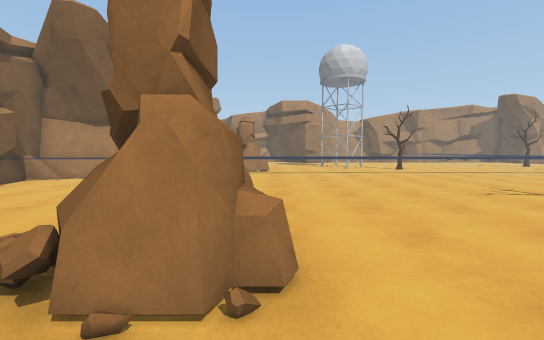
View 1 (above)

18 first-person views from a walk through a scene from a Unity 3-D project. The camera is 1.3 m above the floor, tilts 4° down and sees 90° across. The floor is counted in squares, 1 m on a side. Each view is taken from the middle of a square. On the plan, view 1 faces up. The plan holds only what a view shows up to about 13 squares ahead; the rest is blank. The place goes on beyond the plan. Some animated figures are not drawn.

View 2
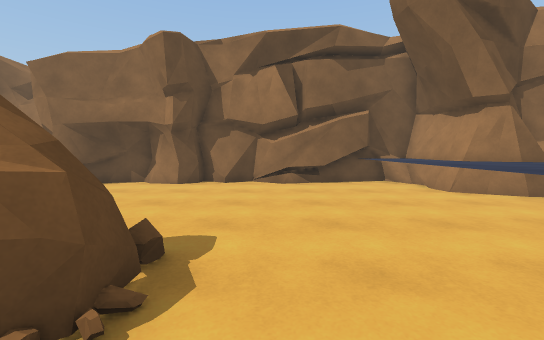

View 3
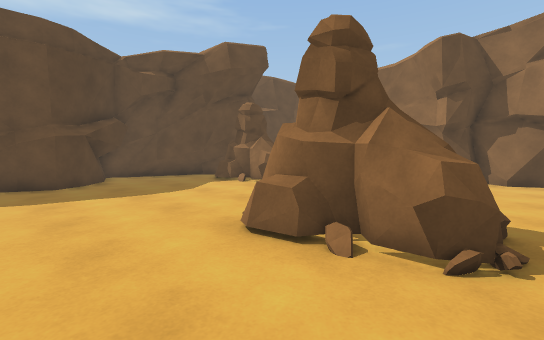

View 4
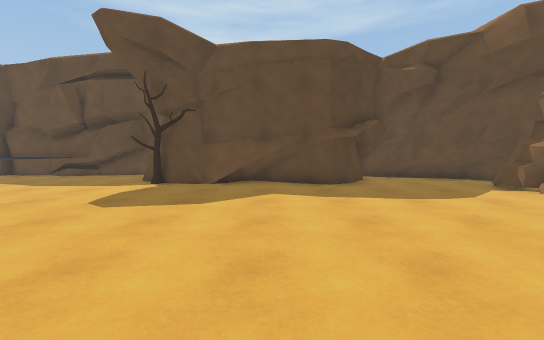

View 5
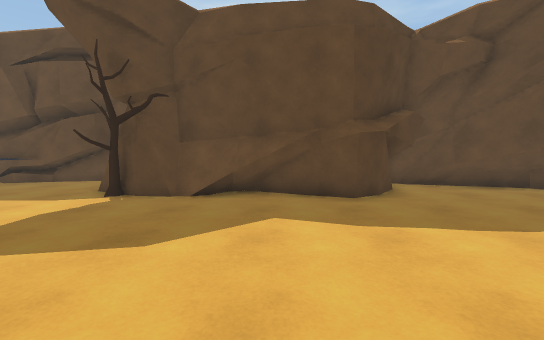

View 6
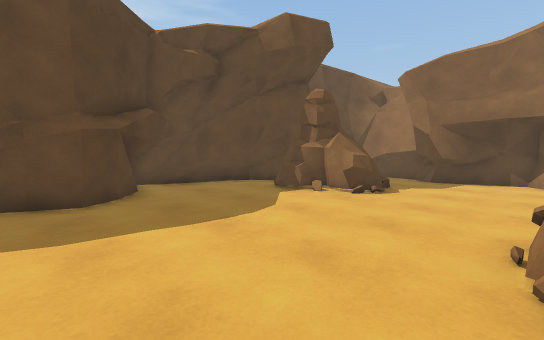

View 7
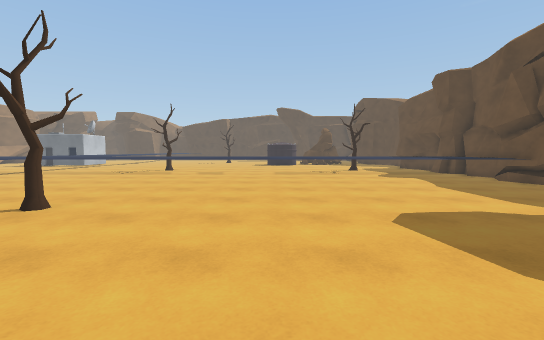

View 8
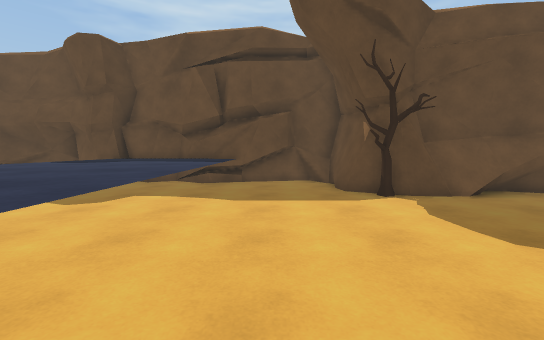

View 9
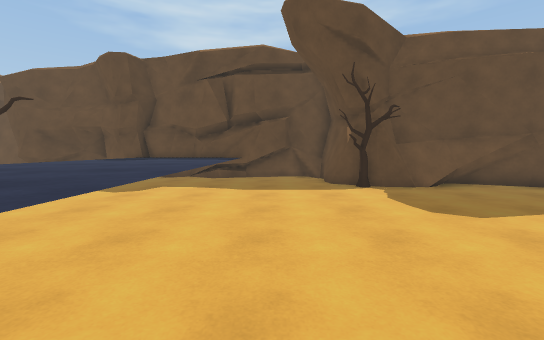

View 10
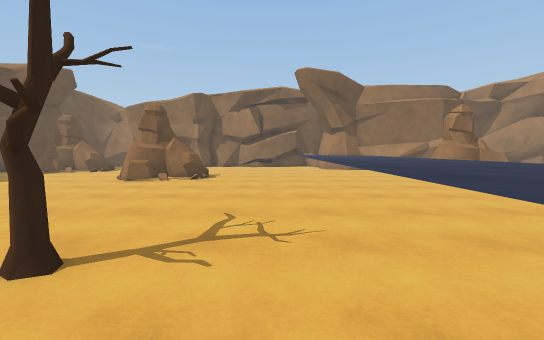

View 11
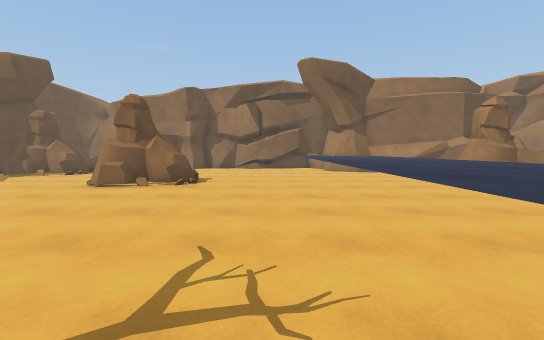

View 12
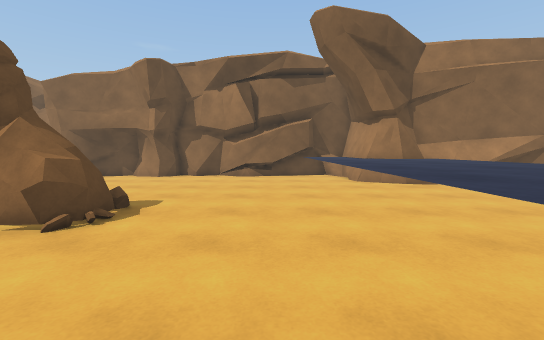

View 13
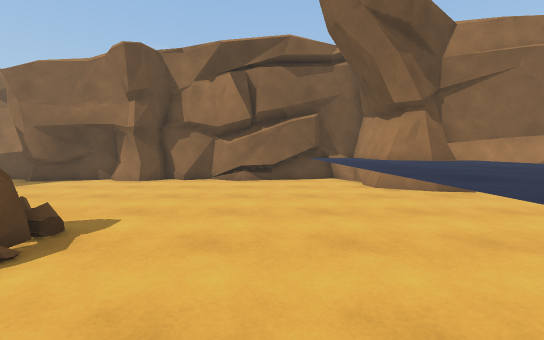

View 14
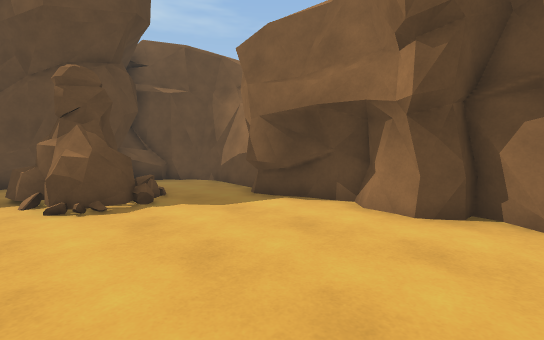

View 15
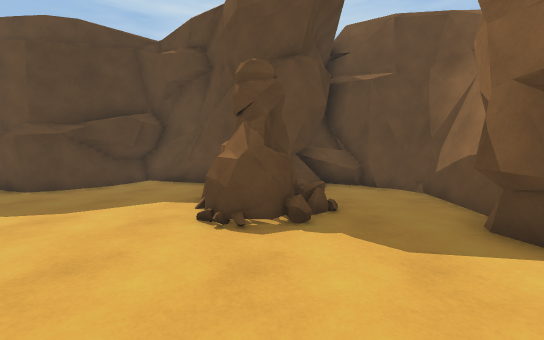

View 16
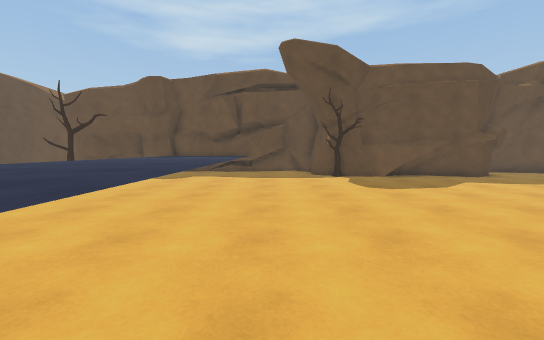

View 17
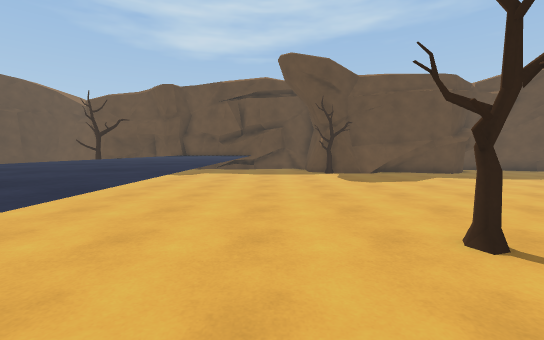

View 18
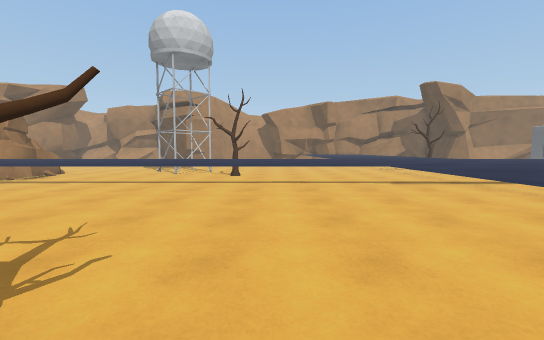

### Floor plan
Key: @ floor where view 1 was taken; # wall or solid block; . floor; = window, fence, low wall or low ledge; ^ raised ledge; T tree; O other object.
Columns run from 11 left of view 1 to 16 right of it. Each row starts with its distance up from view 1.
 13 ####^^^^^^^^^^^^^^^^^^^^^^^^
 12 #^^^^^^^^^^^^^^^^^^^^^^^^^^^
 11 #^^^^^^^^^^^^^^^^^^^^^^^^^^^
 10 ##.......................^^^
  9 ##.......................^^
  8  #.......................^^
  7  #...................T...^^
  6  #........O.........T....^^^
  5  #.......OOO.............^^^
  4  #...... OOO.............^^^
  3  #...... OOO.............^^^
  2  #.......OO..............^^^
  1  #.......................^^^
  0  ##........@.............^^^
 -1  ##......................^^^
 -2 ##...OO..................^^^
 -3 #...OOO..................^^^
 -4 #...=#OO.................^^^
 -5 #...# OO.................^^^
 -6 #...###.....#####=##T....^^^
 -7 ########..###  ######....^^^
 -8       ######        #....^^^
 -9                     #=.##^^
-10                     ########

Where each view was taken, in squares from view 1:
view 1: 0 up, 0 right, facing up
view 2: 7 up, 1 right, facing left
view 3: 6 up, 3 right, facing down-left
view 4: 5 up, 4 right, facing down
view 5: 2 up, 4 right, facing down
view 6: 2 up, 3 right, facing down-left
view 7: 1 up, 3 right, facing right
view 8: 2 up, 12 right, facing down
view 9: 4 up, 12 right, facing down
view 10: 9 up, 12 right, facing left
view 11: 9 up, 10 right, facing left
view 12: 9 up, 4 right, facing left
view 13: 9 up, 2 right, facing left
view 14: 5 up, 4 left, facing down-left
view 15: 3 up, 6 left, facing down
view 16: 8 up, 12 right, facing down
view 17: 10 up, 12 right, facing down
view 18: 5 up, 11 right, facing up
